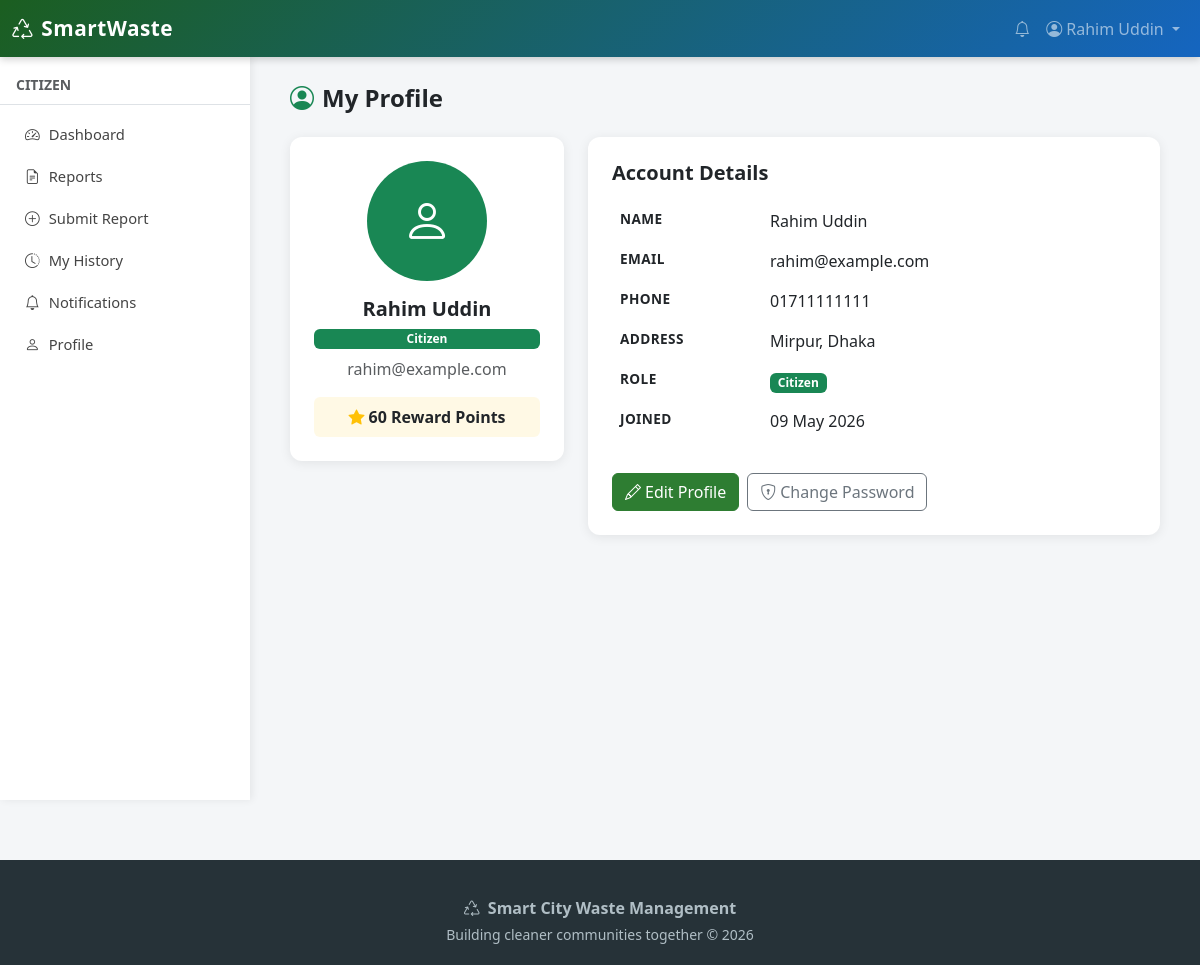
The page /users/profile/ (signed in) on the database its author committed.
### users_app/models.py (models this page shows, shortened)
class User(AbstractBaseUser, PermissionsMixin):
    ROLE_CHOICES = [
        ('citizen', 'Citizen'),
        ('volunteer', 'Volunteer'),
        ('admin', 'Admin'),
    ]
    name = models.CharField(max_length=150)
    email = models.EmailField(unique=True)
    phone = models.CharField(max_length=20, blank=True)
    address = models.TextField(blank=True)
    profile_image = models.ImageField(upload_to='profiles/', blank=True, null=True)
    role = models.CharField(max_length=20, choices=ROLE_CHOICES, default='citizen')
    is_active = models.BooleanField(default=True)
    is_staff = models.BooleanField(default=False)
    date_joined = models.DateTimeField(auto_now_add=True)
    reward_points = models.IntegerField(default=0)
    USERNAME_FIELD = 'email'
    REQUIRED_FIELDS = ['name']
    objects = UserManager()
    class Meta:
        verbose_name = 'User'
        verbose_name_plural = 'Users'

### users_app/views.py (the view)
# urls.py: path('profile/', views.profile_view, name='profile'),
@login_required
def profile_view(request):
    return render(request, 'users_app/profile.html', {'user': request.user})

### users_app/templates/users_app/profile.html (shortened to what this page needs)
{% extends 'base.html' %}
{% block content %}
<div class="container-fluid">
    <h4 class="fw-bold mb-4"><i class="bi bi-person-circle me-2 text-success"></i>My Profile</h4>
    <div class="row g-4">
        <div class="col-md-4">
            <div class="card p-4 text-center">
                {% if user.profile_image %}
                <img src="{{ user.profile_image.url }}" class="rounded-circle mb-3" width="120" height="120" style="object-fit:cover;">
                {% else %}
                <div class="rounded-circle bg-success d-flex align-items-center justify-content-center mx-auto mb-3" style="width:120px;height:120px;">
                    <i class="bi bi-person text-white" style="font-size:3rem;"></i>
                </div>
                {% endif %}
                <h5 class="fw-bold">{{ user.name }}</h5>
                <span class="badge bg-success">{{ user.get_role_display }}</span>
                <p class="text-muted mt-2 mb-0">{{ user.email }}</p>
                {% if user.reward_points > 0 %}
                <div class="mt-3 p-2 bg-warning bg-opacity-10 rounded">
                    <i class="bi bi-star-fill text-warning"></i>
                    <strong>{{ user.reward_points }} Reward Points</strong>
                </div>
                {% endif %}
            </div>
        </div>
        <div class="col-md-8">
            <div class="card p-4">
                <h5 class="fw-bold mb-3">Account Details</h5>
                <table class="table table-borderless">
                    <tr><th width="150">Name</th><td>{{ user.name }}</td></tr>
                    <tr><th>Email</th><td>{{ user.email }}</td></tr>
                    <tr><th>Phone</th><td>{{ user.phone|default:"Not provided" }}</td></tr>
                    <tr><th>Address</th><td>{{ user.address|default:"Not provided" }}</td></tr>
                    <tr><th>Role</th><td><span class="badge bg-success">{{ user.get_role_display }}</span></td></tr>
                    <tr><th>Joined</th><td>{{ user.date_joined|date:"d M Y" }}</td></tr>
                </table>
                <div class="d-flex gap-2 mt-3">
                    <a href="{% url 'edit_profile' %}" class="btn btn-success"><i class="bi bi-pencil me-1"></i>Edit Profile</a>
                    <a href="{% url 'change_password' %}" class="btn btn-outline-secondary"><i class="bi bi-shield-lock me-1"></i>Change Password</a>
                </div>
            </div>
        </div>
    </div>
</div>
{% endblock %}

### templates/base.html (shortened to what this page needs)
{% load static %}
<!DOCTYPE html>
<html lang="en">
<head>
    <link href="https://cdn.jsdelivr.net/npm/bootstrap@5.3.0/dist/css/bootstrap.min.css" rel="stylesheet">
    <link href="https://cdn.jsdelivr.net/npm/bootstrap-icons@1.10.0/font/bootstrap-icons.css" rel="stylesheet">
    <link href="{% static 'css/style.css' %}" rel="stylesheet">
</head>
<body>
<nav class="navbar navbar-expand-lg navbar-dark fixed-top">
    <div class="container-fluid">
        <a class="navbar-brand" href="{% url 'home' %}">
            <i class="bi bi-recycle me-2"></i>SmartWaste
        </a>
        <div class="collapse navbar-collapse" id="navbarNav">
            <ul class="navbar-nav ms-auto align-items-center">
                {% if user.is_authenticated %}
                <li class="nav-item">
                    <a class="nav-link" href="{% url 'notification_list' %}">
                        <i class="bi bi-bell"></i>
                    </a>
                </li>
                <li class="nav-item dropdown">
                    <a class="nav-link dropdown-toggle" href="#" data-bs-toggle="dropdown">
                        <i class="bi bi-person-circle me-1"></i>{{ user.name }}
                    </a>
                </li>
                {% else %}
                <li class="nav-item"><a class="nav-link" href="{% url 'login' %}">Login</a></li>
                <li class="nav-item"><a class="nav-link btn btn-light text-dark px-3 ms-2" href="{% url 'register' %}">Register</a></li>
                {% endif %}
            </ul>
        </div>
    </div>
</nav>
{% if user.is_authenticated %}
<div class="sidebar pt-3">
    <div class="px-3 pb-2 mb-2 border-bottom">
        <small class="text-muted text-uppercase fw-bold">{{ user.get_role_display }}</small>
    </div>
    <ul class="nav flex-column">
        <li class="nav-item"><a class="nav-link" href="{% url 'dashboard' %}"><i class="bi bi-speedometer2"></i>Dashboard</a></li>
        <li class="nav-item"><a class="nav-link" href="{% url 'report_list' %}"><i class="bi bi-file-earmark-text"></i>Reports</a></li>
        {% if user.role == 'citizen' %}
        <li class="nav-item"><a class="nav-link" href="{% url 'report_form' %}"><i class="bi bi-plus-circle"></i>Submit Report</a></li>
        <li class="nav-item"><a class="nav-link" href="{% url 'report_history' %}"><i class="bi bi-clock-history"></i>My History</a></li>
        {% endif %}
        <li class="nav-item"><a class="nav-link" href="{% url 'notification_list' %}"><i class="bi bi-bell"></i>Notifications</a></li>
        <li class="nav-item"><a class="nav-link" href="{% url 'profile' %}"><i class="bi bi-person"></i>Profile</a></li>
    </ul>
</div>
<div class="main-content">
{% else %}
<div class="pt-5 mt-3">
{% endif %}
    {% block content %}{% endblock %}
</div>
<footer>
    <div class="container text-center">
        <p class="mb-1"><i class="bi bi-recycle me-2"></i><strong>Smart City Waste Management</strong></p>
        <p class="small mb-0">Building cleaner communities together &copy; 2026</p>
    </div>
</footer>
</body>
</html>

### static/css/style.css (style rules this page uses)
:root { --primary: #2e7d32; --primary-light: #4caf50; --primary-dark: #1b5e20; --secondary: #1565c0; --accent: #f57c00; --danger: #c62828; --bg: #f4f6f8; --card-shadow: 0 2px 12px rgba(0,0,0,0.08); }
body { background: var(--bg); font-family: 'Segoe UI', Tahoma, Geneva, Verdana, sans-serif; }
a { text-decoration: none; }
.navbar { background: linear-gradient(135deg, var(--primary-dark) 0%, var(--secondary) 100%) !important; box-shadow: 0 2px 8px rgba(0,0,0,0.2); }
.navbar-brand { font-weight: 800; font-size: 1.3rem; letter-spacing: 0.5px; }
.sidebar { width: 250px; min-height: calc(100vh - 56px); background: #ffffff; box-shadow: 2px 0 8px rgba(0,0,0,0.07); position: fixed; top: 56px; left: 0; z-index: 99; overflow-y: auto; }
.sidebar .nav-link { color: #444; padding: 10px 22px; border-left: 3px solid transparent; transition: all 0.2s ease; font-size: 0.92rem; }
.sidebar .nav-link i { margin-right: 9px; width: 18px; text-align: center; }
.main-content { margin-left: 250px; margin-top: 56px; padding: 28px; min-height: calc(100vh - 56px); }
.card { border: none; border-radius: 12px; box-shadow: var(--card-shadow); transition: transform 0.15s ease, box-shadow 0.15s ease; }
.btn-success { background: var(--primary); border-color: var(--primary); }
.table th { font-weight: 600; font-size: 0.85rem; text-transform: uppercase; letter-spacing: 0.4px; }
.table td { vertical-align: middle; }
footer { background: #263238; color: #b0bec5; padding: 36px 0 20px; margin-top: 60px; }

### rows shown on the page
User: name "Rahim Uddin", role "CITIZEN", role "Citizen", email "rahim@example.com", reward_points "60", phone "01711111111", address "Mirpur, Dhaka", date_joined "09 May 2026"
